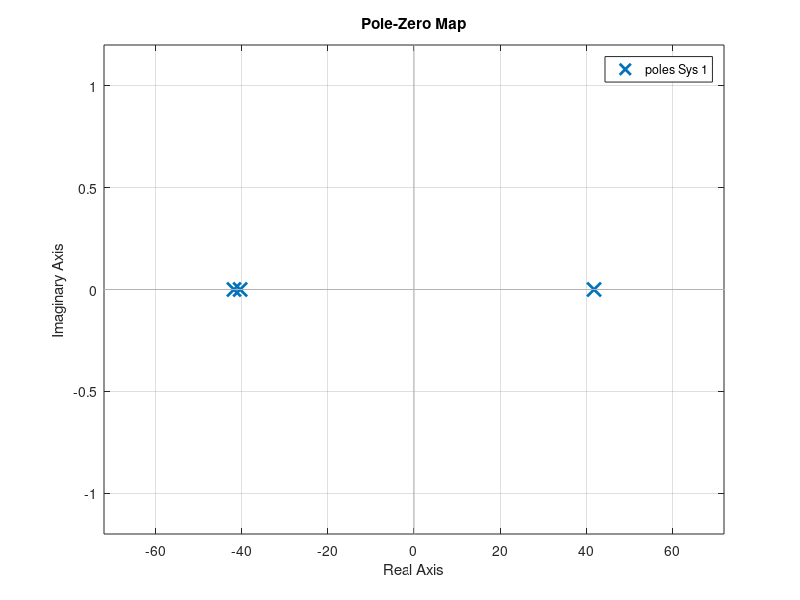
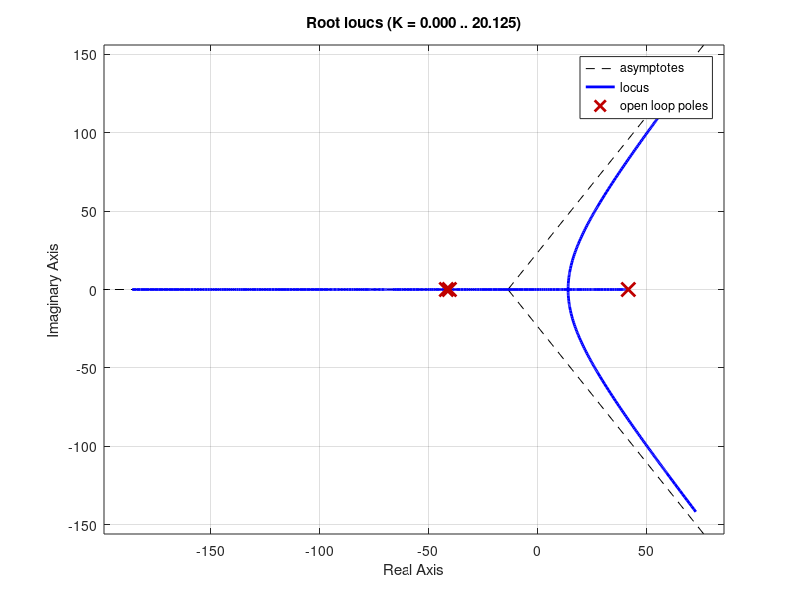
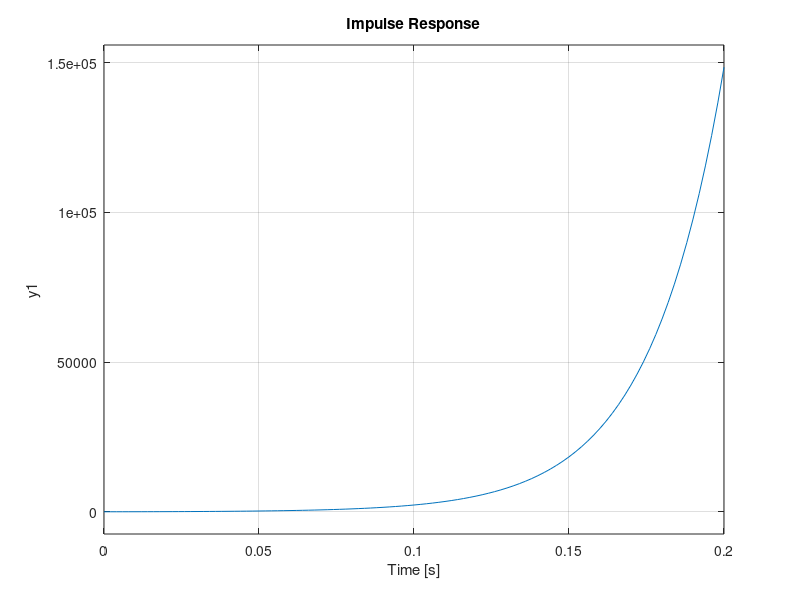
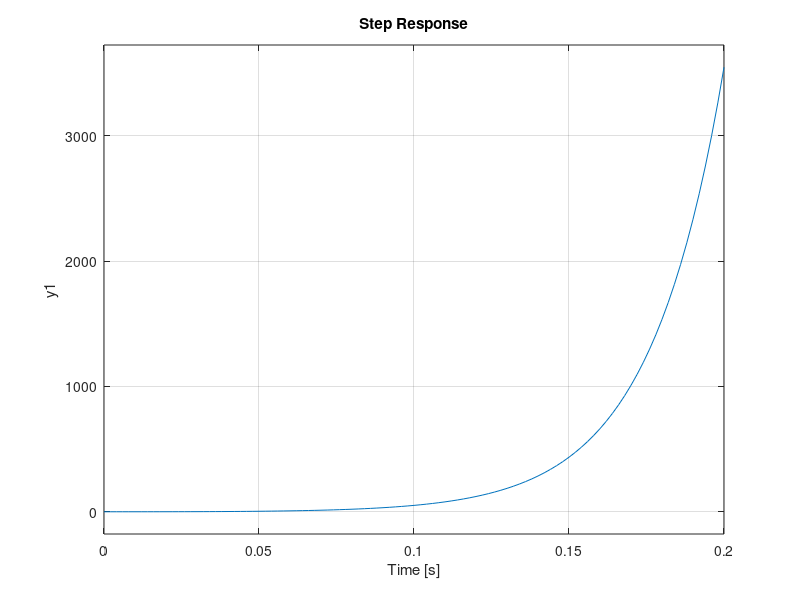

The MATLAB source for these figures, in order:
close all
clear all
clc
%%
s=tf('s');
m=22.6e-3;
g=9.81;
R=21;
Le=520e-3;
L0=24.9e-3;
a=6.72e-3;
ka=2.1;
he=4.5e-3;
ie=(1+he/a)*sqrt(2*a*m*g/L0);
ve=R*ie/ka;
k1=L0*ie/(a*(1+he/a)^2);
k2=L0*ie^2/(a^2*(1+he/a)^3);
c1=-1.7361e3;
G=-k1*ka/(m*Le*s^3+m*R*s^2-k2*Le*s-R*k2)
%% polos em malha aberta
figure
pole(c1*G)
pzmap(c1*G)
%% LGR malha aberta
figure
rlocus(c1*G)
%% resposta ao impulso em malha-aberta
figure
impulse(c1*G)
%% resposta ao degrau do sistema em malha aberta
figure
step(c1*G)
%% LGR malha fechada c/ controle avanço de fase
tz=0.04;
tp=0.004;
C=(tz*s+1)/(tp*s+1);
figure
L=C*c1*G;
rlocus(L)
xlim([-300 70])
ylim([-250 250])
%% ganho Kp
kp=1;
%% diagrama de Bode do controlador avanço de Fase
figure
bode(kp*C)
%% resposta ao impulso do sistema em malha fechada
T=feedback(kp*C*G,c1);
pole(T)
figure
impulse(T)
%% resposta ao degrau do sistema em malha fechada
figure
step(T)
%% diagrama de Bode do sistema compensado, não-compensado e do controlador
figure
hold on
bode(c1*G)
bode(kp*C*c1*G)
bode(kp*C)
legend('Sem compensador','Com compensador','Controlador')
%% diagrama de Nyquist do sistema sem compensador
figure
nyquist(c1*G)
%% diagrama de Nyquist do sistema com compensador
figure
nyquist(kp*C*c1*G)
%% Ganho crítico (estabilidade marginal)
kc=margin(L)
Tc=feedback(kc*C*G,c1);
pole(Tc)
figure
[y,t]=step(Tc,0:1e-6:1);
plot(t,y)
